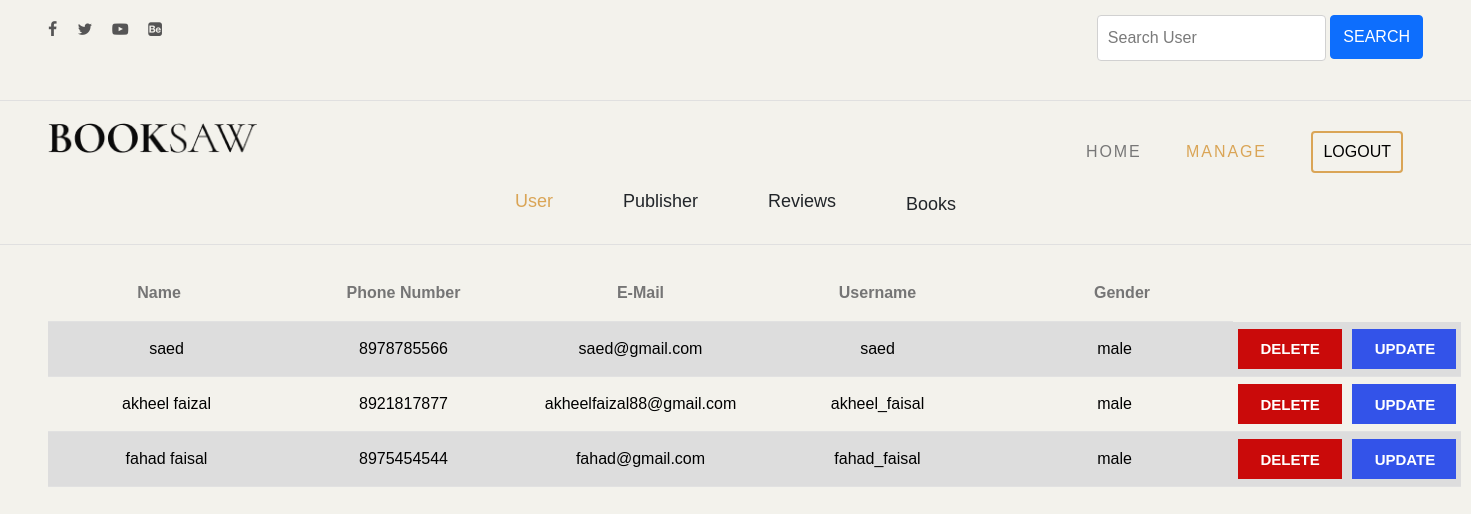
Screenshot of /adminusermanage with the database file from the repository.
### bookapp/models.py (models this page shows)
class addUser(models.Model):
    name = models.CharField(max_length=200)
    phone = models.CharField(max_length=200)
    email = models.CharField(max_length=200)
    username = models.CharField(max_length=200)
    password = models.CharField(max_length=200)
    gender_choices = [('male', 'male'), ('female', 'female'), ('not specified', 'not specified')]
    gender = models.CharField(max_length=200, choices=gender_choices, default='not specified')
    user_photo = models.FileField(max_length=200, default='no photo')
    def __str__(self):
        return self.name

### bookapp/views.py (the view)
# urls.py: path('adminusermanage', views.adminusermanagepage),
def adminusermanagepage(request):
    users = addUser.objects.all()
    print(users)
    user_info = users
    if request.method == 'GET':
        member = request.GET.get('searchInput')
        if not member and 'searchInput' in request.GET:
            return redirect(reverse(adminusermanagepage))
        if member:
            user_info = addUser.objects.filter(Q(name__icontains=member))
            if user_info:
                print("match found")
            else:
                print("no match")
                user_info = []
        else:
            print("no input")
    return render(request, 'adminUsermanage.html', {'users': user_info})

### template/adminUsermanage.html (shortened to what this page needs)
<!DOCTYPE html>
<html lang="en">
<head>
	{% load static %}
	<link rel="stylesheet" href="https://cdn.jsdelivr.net/npm/bootstrap@5.0.2/dist/css/bootstrap.min.css">
    <link rel="stylesheet" href="https://cdn.jsdelivr.net/npm/bootstrap-icons@1.5.0/font/bootstrap-icons.css">
	<link rel="stylesheet" type="text/css" href="{% static 'css/normalize.css' %}">
	<link rel="stylesheet" type="text/css" href="{% static 'icomoon/icomoon.css' %}">
	<link rel="stylesheet" type="text/css" href="{% static 'css/vendor.css' %}">
	<link rel="stylesheet" type="text/css" href="{% static 'style.css' %}">
</head>
<body data-bs-spy="scroll" data-bs-target="#header" tabindex="0">
	<div id="header-wrap">
		<div class="top-content">
			<div class="container-fluid">
				<div class="row">
					<div class="col-md-6">
						<div class="social-links">
							<ul>
								<li>
									<a href="#"><i class="icon icon-facebook"></i></a>
								</li>
								<li>
									<a href="#"><i class="icon icon-twitter"></i></a>
								</li>
								<li>
									<a href="#"><i class="icon icon-youtube-play"></i></a>
								</li>
								<li>
									<a href="#"><i class="icon icon-behance-square"></i></a>
								</li>
							</ul>
						</div>
					</div>
					<div class="col-md-6">
						<div class="right-element">
							<div class="action-menu">
								<div class="search">
									<form method="GET" action="" style="display: contents;margin:0;">
										<input type="search" name="searchInput" placeholder="Search User">
										<button style="height:44px;position:relative;top:-2px;" class="btn btn-primary m-0" type="submit">Search</button>
									</form>
								</div>
							</div>
						</div>
					</div>
				</div>
			</div>
		</div>
		<header id="header">
			<div class="container-fluid">
				<div class="row">
					<div class="col-md-2">
						<div class="main-logo">
							<a href="index.html"><img src="{% static 'images/main-logo.png' %}" alt="logo"></a>
						</div>
					</div>
					<div class="col-md-10">
						<nav id="navbar">
							<div class="main-menu stellarnav">
								<ul class="menu-list">
									<li class="menu-item"><a href="adminhome">Home</a></li>
									<li class="menu-item active"><a href="#" class="nav-link">Manage</a></li>
									<li class="menu-item"><a href="logout" class="nav-link"><button id="logoutbutton" style="padding:7px 10px;margin:0;height:auto;border: 2px solid #daa556;" class="btn">LOGOUT</button></a></li>
								</ul>
							</div>
						</nav>
					</div>
				</div>
				<div class="row">
					<div class="col-md-12">
						<div class="sort">
							<ul>
								<li><a style="color: #daa556 !important;" class="text-dark banner-list">User</a></li>
								<li><a href="adminpublishermanage" class="text-dark banner-list">Publisher</a></li>
								<li><a href="adminreviewmanage" class="text-dark banner-list">Reviews</a></li>
								<li><a href="adminbookmanage" class="text-dark banner-list">Books</a></li>
							</ul>
						</div>
					</div>
				</div>
			</div>
		</header>
	</div>
	<section class="user_details">
			<div class="container-fluid">
				{% if users %}
					<table>
						<tr>
							<th class="text-center">Name</th>
							<th class="text-center">Phone Number</th>
							<th class="text-center">E-Mail</th>
							<th class="text-center">Username</th>
							<th class="text-center">Gender</th>
						</tr>
						{% for user in users %}
							<form method="post" action="userupdate/{{user.id}}">
								<tr>
									<td class="text-center"><input name="name" class="m-0" type="text" value="{{user.name}}"></td>
									<td class="text-center"><input name="phone" class="m-0" type="text" value="{{user.phone}}"></td>
									<td class="text-center"><input name="mail" class="m-0" type="text" readonly value="{{user.email}}"></td>
									<td class="text-center"><input name="username" class="m-0" type="text" value="{{user.username}}"></td>
									<td class="text-center"><input name="gender" class="m-0" type="text" value="{{user.gender}}"></td>
									<td class="text-center"><a style="margin: 0;background: #ca0a0a;color: white;border:0;outline:none;" href="userdel/{{user.id}}" class="btn shadow-none">Delete</a></td>
									<td class="text-center"><input type="submit" style="margin: 0;background: #3353e9 !important;color: white;border:0;outline:none;width:104.18px;" class="btn shadow-none m-0" value="UPDATE"></td>
								</tr>
							</form>
						{% endfor %}
					</table>
				{% else %}
					<h2>No Users</h2>
				{% endif %}
			</div>
	</section>
</body>
</html>

### static/icomoon/icomoon.css (style rules this page uses)
[class^="icon-"], [class*=" icon-"] { font-family: 'icomoon' !important; speak: never; font-style: normal; font-weight: normal; font-variant: normal; text-transform: none; line-height: 1; -webkit-font-smoothing: antialiased; -moz-osx-font-smoothing: grayscale; }
.icon-twitter:before { content: "\f099"; }
.icon-facebook:before { content: "\f09a"; }
.icon-youtube-play:before { content: "\f16a"; }
.icon-behance-square:before { content: "\f1b5"; }

### rows the page displays
addUser: name "saed", phone "8978785566", mail "saed@gmail.com", username "saed", gender "male"
addUser: name "akheel faizal", phone "8921817877", mail "akheelfaizal88@gmail.com", username "akheel_faisal", gender "male"
addUser: name "fahad faisal", phone "8975454544", mail "fahad@gmail.com", username "fahad_faisal", gender "male"
